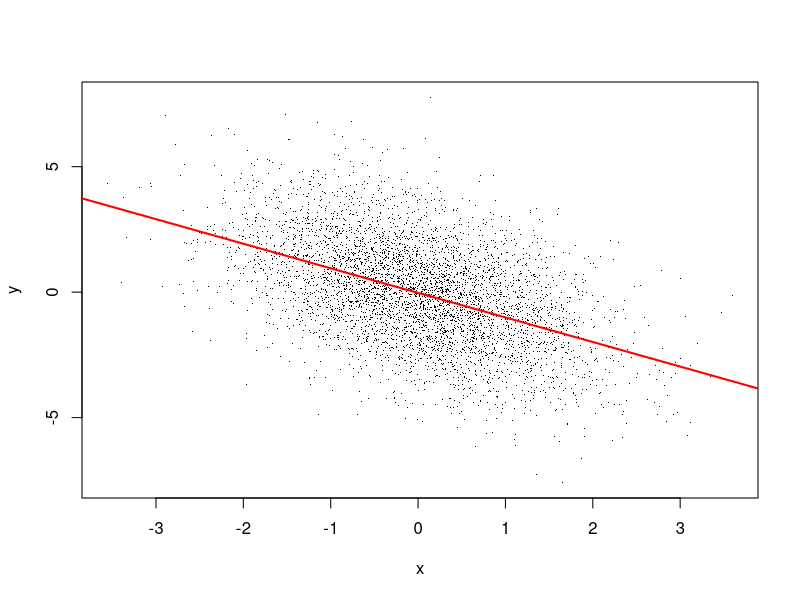

Recreate this plot in R.
## ---- chunk 1
knitr::opts_chunk$set(echo = TRUE, message = FALSE, warning = FALSE)
set.seed(93)
library(MASS)
## ---- chunk 2
mu <- c(0, 0)
Sigma <- matrix(c(4, -1, -1, 1), 2, 2)
yx <- mvrnorm(5000, mu, Sigma)
plot(yx[, 2], yx[, 1], pch = ".", xlab = "x", ylab = "y")
abline(lm(yx[, 1] ~ yx[, 2]), col = "red", lwd = 2)
## ---- chunk 3
coef(lm(yx[, 1] ~ yx[, 2]))
## ---- chunk 4
Sigma_wh <- matrix(c(1, 0.6, 0.6, 1), 2, 2)
wh   <- mvrnorm(10000, mu = c(1, 1), Sigma_wh)
logW <- wh[, 1]; logH <- wh[, 2]
logA <- logW + logH + rnorm(10000, sd = 0.1)

coef(lm(logA ~ logW))         # short regression: biased (should be ~1.6)
coef(lm(logA ~ logW + logH))  # long regression: both ~1
## ---- chunk 5
# your code here
## ---- chunk 6
# your code here
